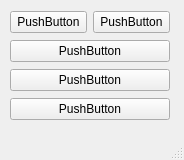
<?xml version="1.0" encoding="UTF-8"?>
<ui version="4.0">
 <class>MainWindow</class>
 <widget class="QMainWindow" name="MainWindow">
  <property name="geometry">
   <rect>
    <x>0</x>
    <y>0</y>
    <width>184</width>
    <height>160</height>
   </rect>
  </property>
  <property name="windowTitle">
   <string>MainWindow</string>
  </property>
  <widget class="QWidget" name="centralwidget">
   <widget class="QWidget" name="">
    <property name="geometry">
     <rect>
      <x>10</x>
      <y>10</y>
      <width>160</width>
      <height>114</height>
     </rect>
    </property>
    <layout class="QVBoxLayout" name="verticalLayout">
     <item>
      <layout class="QHBoxLayout" name="horizontalLayout">
       <item>
        <widget class="QPushButton" name="pushButton">
         <property name="text">
          <string>PushButton</string>
         </property>
        </widget>
       </item>
       <item>
        <widget class="QPushButton" name="pushButton_2">
         <property name="text">
          <string>PushButton</string>
         </property>
        </widget>
       </item>
      </layout>
     </item>
     <item>
      <widget class="QPushButton" name="pushButton_3">
       <property name="text">
        <string>PushButton</string>
       </property>
      </widget>
     </item>
     <item>
      <widget class="QPushButton" name="pushButton_4">
       <property name="text">
        <string>PushButton</string>
       </property>
      </widget>
     </item>
     <item>
      <widget class="QPushButton" name="pushButton_5">
       <property name="text">
        <string>PushButton</string>
       </property>
      </widget>
     </item>
    </layout>
   </widget>
  </widget>
  <widget class="QMenuBar" name="menubar">
   <property name="geometry">
    <rect>
     <x>0</x>
     <y>0</y>
     <width>184</width>
     <height>21</height>
    </rect>
   </property>
  </widget>
  <widget class="QStatusBar" name="statusbar"/>
 </widget>
 <resources/>
 <connections/>
</ui>
